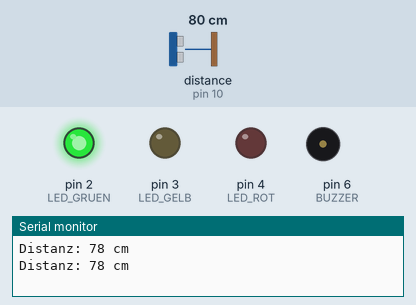
Simulated run of this sketch. Board: Arduino Uno, built with avr-gcc and run on an emulated ATmega328P. Parts: output pins drawn as LEDs (lit = HIGH), buzzer (waves = sounding), the last lines printed to the serial monitor. Wiring (inferred from the names in the program): ultrasonic range finder: trigger pin 9; echo pin 10. Inputs (shaded band) come from the test bench; at power-on: distance to the obstacle (sensor on pin 10) 80 cm. The echo pulse lasts 58.3 µs per cm; pins used as bus, display or sensor lines are not drawn.

Above: at 1.8 s.
1.9 s: distance to the obstacle (sensor on pin 10) set to 56 cm
5.4 s: distance to the obstacle (sensor on pin 10) set to 48 cm
At 6.1 s:
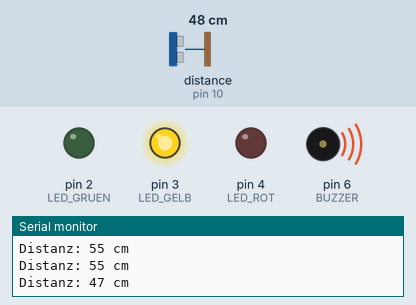
8.9 s: distance to the obstacle (sensor on pin 10) set to 24 cm
12.4 s: distance to the obstacle (sensor on pin 10) set to 19 cm
At 13.1 s:
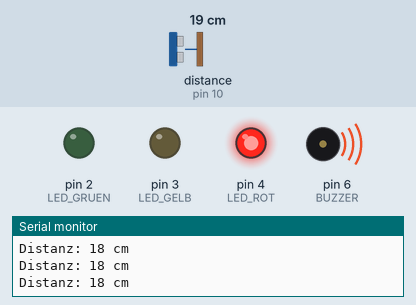
14.1 s: distance to the obstacle (sensor on pin 10) set to 35 cm
At 14.18 s:
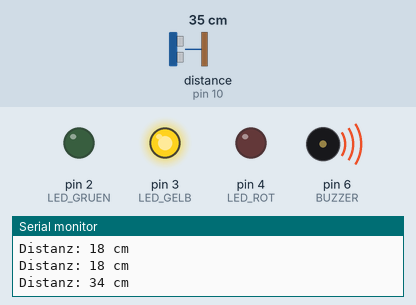
17.6 s: distance to the obstacle (sensor on pin 10) set to 2 cm
At 18.6 s:
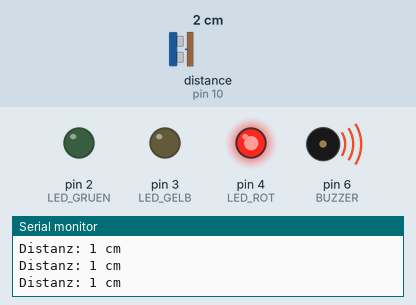
Timing chart, 0 to 20.2 s (numbered marks = the images above; inputs shaded):
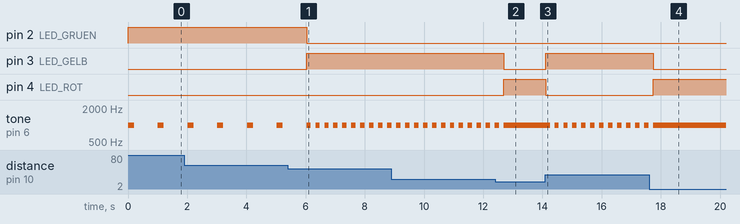

Measured:
- the behaviour switches between 52 and 51 cm on distance to the obstacle (sensor on pin 10) (found by bisection; images 0 and 1)
- the behaviour switches between 22 and 21 cm on distance to the obstacle (sensor on pin 10) (found by bisection; images 1 and 2)
- after the input at 5.4 s, pin 2 (LED_GRUEN): HIGH → LOW after 0.63 s; pin 3 (LED_GELB): LOW → HIGH after 0.63 s; tone on pin 6 (BUZZER): alternates 1000 Hz for 0.15 s and silent for 0.15 s, starting after 0.78 s
- after the input at 12.4 s, pin 3 (LED_GELB): HIGH → LOW after 0.29 s; pin 4 (LED_ROT): LOW → HIGH after 0.29 s; tone on pin 6 (BUZZER): goes on until 12.7 s, then stays 1000 Hz
- after the input at 14.1 s, pin 3 (LED_GELB): LOW → HIGH at once; pin 4 (LED_ROT): HIGH → LOW at once; tone on pin 6 (BUZZER): alternates 1000 Hz for 0.15 s and silent for 0.15 s, starting after 0.16 s
- after the input at 17.6 s, pin 3 (LED_GELB): HIGH → LOW after 0.14 s; pin 4 (LED_ROT): LOW → HIGH after 0.14 s; tone on pin 6 (BUZZER): goes on until 17.7 s, then stays 1000 Hz
- by itself, tone on pin 6 (BUZZER): alternates 1000 Hz for 0.20 s and silent for 0.80 s

The sketch:

parkingsystem.ino
```cpp
#define TRIG 9
#define ECHO 10
#define BUZZER 6
#define LED_GRUEN 2
#define LED_GELB 3
#define LED_ROT 4

long duration;
long distance;

void setup() {
  pinMode(TRIG, OUTPUT);
  pinMode(ECHO, INPUT);
  pinMode(LED_GRUEN, OUTPUT);
  pinMode(LED_GELB, OUTPUT);
  pinMode(LED_ROT, OUTPUT);
  Serial.begin(9600);
}

void loop() {
  // Ultraschall auslösen
  digitalWrite(TRIG, LOW);
  delayMicroseconds(2);
  digitalWrite(TRIG, HIGH);
  delayMicroseconds(10);
  digitalWrite(TRIG, LOW);

  duration = pulseIn(ECHO, HIGH);
  distance = duration * 0.034 / 2;
  Serial.print("Distanz: ");
  Serial.print(distance);
  Serial.println(" cm");

  // Parksystem Logik
  if (distance > 50) {
    // Grün: LED an, langsames Piepen
    digitalWrite(LED_GRUEN, HIGH);
    digitalWrite(LED_GELB, LOW);
    digitalWrite(LED_ROT, LOW);

    tone(BUZZER, 1000); // 1 kHz Ton
    delay(200);          // Tondauer
    noTone(BUZZER);
    delay(800);          // Pause → langsames Piepen

  } else if (distance > 20) {
    // Gelb: LED an, schneller Piepen
    digitalWrite(LED_GRUEN, LOW);
    digitalWrite(LED_GELB, HIGH);
    digitalWrite(LED_ROT, LOW);

    tone(BUZZER, 1000);
    delay(150);          // Ton kurz
    noTone(BUZZER);
    delay(150);          // kurze Pause → schneller Piepton

  } else {
    // Rot: LED an, dauerhafter Ton
    digitalWrite(LED_GRUEN, LOW);
    digitalWrite(LED_GELB, LOW);
    digitalWrite(LED_ROT, HIGH);

    tone(BUZZER, 1000);  // Dauerpiepston
    delay(200);           // Kurze Schleifenpause, Ton bleibt an
  }
}
```
